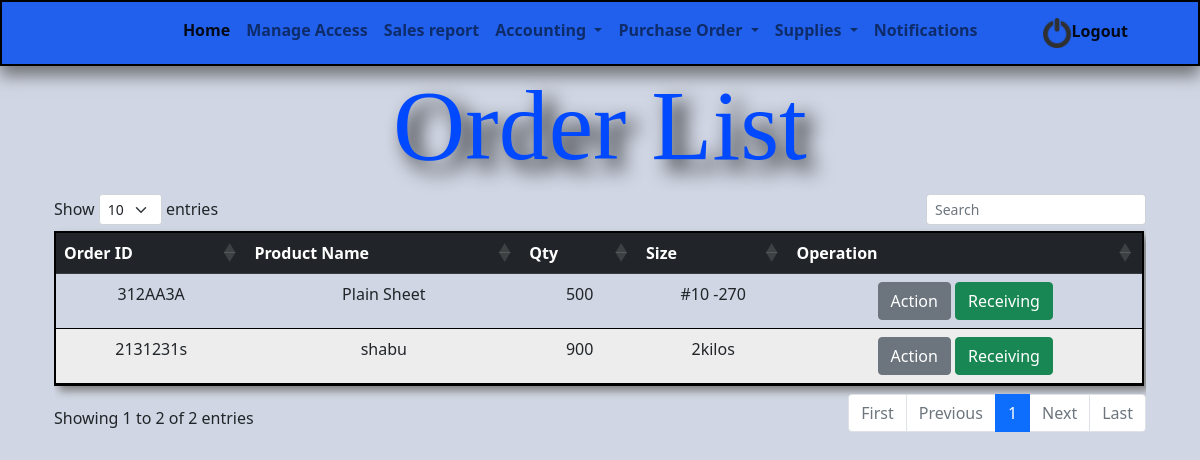
Page /ordtable.php on the earlier database version.
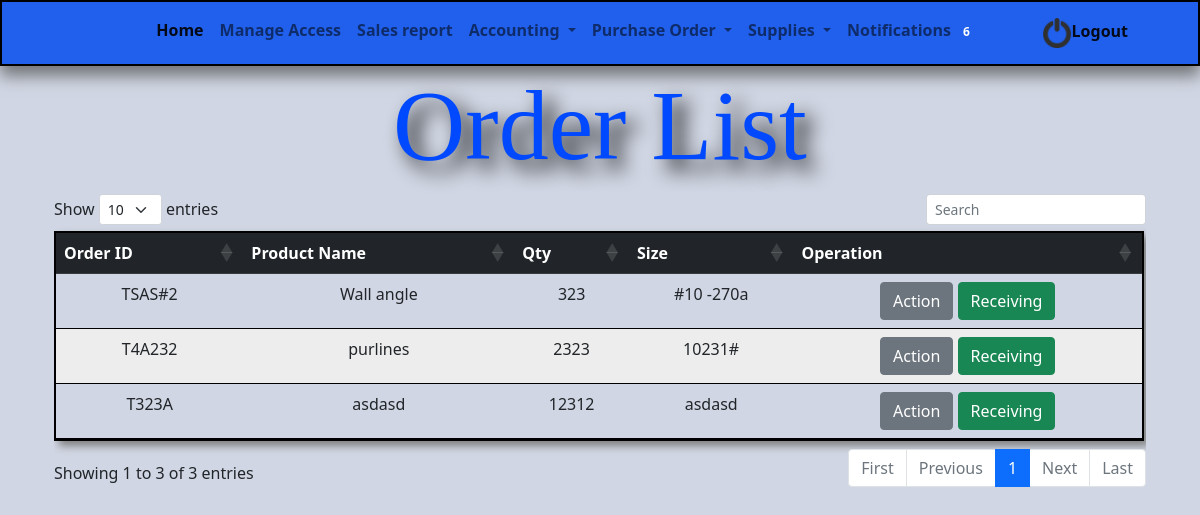
Same page on the later database version.
### tables this page shows
CREATE TABLE `purchase_record_order` (
  `id` int(11) NOT NULL,
  `supplier_id` int(11) NOT NULL,
  `product_name` varchar(100) NOT NULL,
  `qty` int(11) NOT NULL,
  `size` varchar(50) NOT NULL,
  `location` varchar(150) NOT NULL,
  `receiver_name` varchar(100) NOT NULL,
  `order_id` varchar(200) NOT NULL,
  `stat_id` int(11) NOT NULL
);

### database/functions.php (called while the page is built, shortened)
<?php
    function fetchAll($query){
        $con = new PDO(DBINFO, DBUSER, DBPASS);
        $stmt = $con->query($query);
        return $stmt->fetchAll();
    }
?>

### ordtable.php (the view, shortened to what the changed rows need)
<?php include 'database/db.php';
	include 'try.php';
?>
<!DOCTYPE html>
<html>
<head>
	<link href="https://cdn.jsdelivr.net/npm/bootstrap@5.1.3/dist/css/bootstrap.min.css" rel="stylesheet">
</head>
<body>
<div class="container">
	<h1 class="text-center" style="font-family: Bodoni MT Black; color: #0049FF;text-shadow: 10px 10px 20px black; font-size: 100px;"> Order List</h1>
<div class="container">
<div class="table-responsive">
<table class="table" id="tebol">
  <thead class="table-dark">
    <tr>
    	<th>Order ID</th>
    	<th>Product Name</th>
    	<th>Qty</th>
    	<th>Size</th>
    	<th>Operation</th>
  </thead>
  <tbody>
    <?php
	  			  $disp="SELECT
								purchase_record_order.id,
								purchase_record_order.order_id,
								purchase_record_order.supplier_id,
								purchase_record_order.product_name,
								purchase_record_order.qty,
								purchase_record_order.size,
								purchase_record_order.location,
								purchase_record_order.receiver_name as receiver,
								supplier.supplier_id,
								supplier.`lastname/firstname/midname`,
								supplier.email,
								supplier.category_id,
								supplier.details,
								supplier.gender,
								supplier.address,
								category.categ_id,
								category.categ_name
								FROM
								purchase_record_order
								INNER JOIN supplier ON purchase_record_order.supplier_id = supplier.supplier_id
								INNER JOIN category ON supplier.category_id = category.categ_id";
				$result=mysqli_query($conn,$disp);
				if($result->num_rows>0){
					while($row = $result-> fetch_assoc()){
						$id=$row['id'];
						$name=$row['lastname/firstname/midname'];
						$category=$row['categ_name'];
						$receiver=$row['receiver'];
						$product_name=$row['product_name'];
						$qty=$row['qty'];
						$size=$row['size'];
						$details=$row['details'];
						$order_id=$row['order_id'];
						$categ_id=$row['categ_id'];
						echo '
							<tr>
								<td style="display: none;">'.$id.'</td>
								<td>'.$order_id.'</td>
								<td style="display: none;">'.$name.'</td>
								<td style="display: none;">'.$category.'</td>
								<td>'.$product_name.'</td>
								<td>'.$qty.'</td>
								<td>'.$size.'</td>
								<td style="display: none;"	>'.$details.'</td>
								<td style="display: none;">'.$categ_id.'</td>
								<td style="display: none;">'.$receiver.'</td>
								<td>
									<button class="btn btn-secondary viewbtn">Action</button>
									<button class="btn btn-success receivebtn">Receiving</button>
								</td>
							</tr>
						';
					}
				}else{
					die(mysqli_error($conn));
				}
    ?>
  </tbody>
</table>
</div>
</div>
</div>
<link rel="stylesheet" type="text/css" href="https://cdn.datatables.net/1.11.3/css/dataTables.bootstrap5.min.css">
</body>
</html>

### try.php (shortened to what the changed rows need)
<?php
include 'database/functions.php';
?>
<!DOCTYPE html>
<html>
<head>
  <link href="https://cdn.jsdelivr.net/npm/bootstrap@5.1.3/dist/css/bootstrap.min.css" rel="stylesheet">
  <link rel="stylesheet" href="https://cdn.jsdelivr.net/npm/bootstrap-icons@1.6.1/font/bootstrap-icons.css">
</head>
<body style="background-color: #D0D6E3">
<nav class="navbar navbar-expand-md navbar-light" style="background: #2060EC; border: 2px black solid;box-shadow: 0 10px 15px #737579">
  <div class="container-fluid" style="font-weight: bold;">
    <div class="collapse navbar-collapse" id="navbarSupportedContent">
      <ul class="navbar-nav ms-auto mb-2 mb-lg-0" style="margin-right: 50px; font-weight: bold;">
<ul class="navbar-nav mr-auto">
         <li class="nav-item dropdown ">
            <a class="nav-link" href="" id="dropdown01" data-toggle="dropdown" aria-haspopup="true" aria-expanded="false">Notifications
                <?php
                $query = "SELECT * from `notifications` where `status` = 'unread' order by `date` DESC";
                if(count(fetchAll($query))>0){
                ?>
                <span class="badge badge-light"><?php echo count(fetchAll($query)); ?></span>
              <?php
                }
                    ?>
              </a>
  </li>
  </ul>
      </ul>
    </div>
  </div>
</nav>
</body>
</html>

Differences in the rows shown:
removed purchase_record_order: order "312AA3A", product_name "Plain Sheet", qty "500", size "#10 -270"
removed purchase_record_order: order "2131231s", product_name "shabu", qty "900", size "2kilos"
added purchase_record_order: order "TSAS#2", product_name "Wall angle", qty "323", size "#10 -270a"
added purchase_record_order: order "T4A232", product_name "purlines", qty "2323", size "10231#"
added purchase_record_order: order "T323A", product_name "asdasd", qty "12312", size "asdasd"
Other differences:
count(fetchAll($query)): (not shown) → "6"
text written by a page script: "Show entries Showing 1 to 2 of 2 entries First Previous 1 Next Last" → "Show entries Showing 1 to 3 of 3 entries First Previous 1 Next Last"
